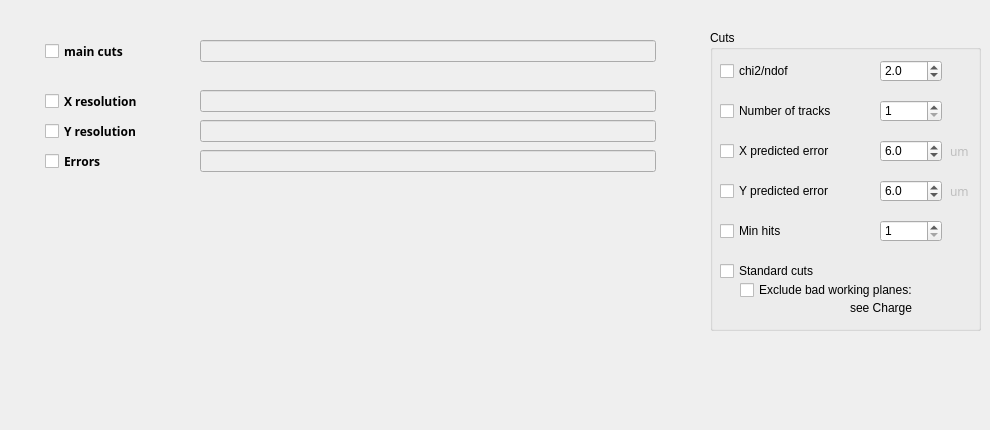
   <widget class="QWidget" name="resolutionT">
    <attribute name="title">
     <string>Resolution</string>
    </attribute>
    <widget class="QGroupBox" name="resolutionCutsGB">
     <property name="geometry">
      <rect>
       <x>710</x>
       <y>30</y>
       <width>271</width>
       <height>301</height>
      </rect>
     </property>
     <property name="title">
      <string>Cuts</string>
     </property>
     <widget class="QCheckBox" name="chi2ResolutionCutCB">
      <property name="geometry">
       <rect>
        <x>10</x>
        <y>30</y>
        <width>93</width>
        <height>22</height>
       </rect>
      </property>
      <property name="text">
       <string>chi2/ndof</string>
      </property>
     </widget>
     <widget class="QDoubleSpinBox" name="chi2ResolutionCutSB">
      <property name="geometry">
       <rect>
        <x>170</x>
        <y>30</y>
        <width>62</width>
        <height>22</height>
       </rect>
      </property>
      <property name="decimals">
       <number>1</number>
      </property>
      <property name="minimum">
       <double>1.000000000000000</double>
      </property>
      <property name="maximum">
       <double>20.000000000000000</double>
      </property>
      <property name="singleStep">
       <double>0.500000000000000</double>
      </property>
      <property name="value">
       <double>2.000000000000000</double>
      </property>
     </widget>
     <widget class="QCheckBox" name="nTrackResolutionCutCB">
      <property name="geometry">
       <rect>
        <x>10</x>
        <y>70</y>
        <width>141</width>
        <height>22</height>
       </rect>
      </property>
      <property name="text">
       <string>Number of tracks</string>
      </property>
     </widget>
     <widget class="QSpinBox" name="nTrackResolutionCutSB">
      <property name="geometry">
       <rect>
        <x>170</x>
        <y>70</y>
        <width>62</width>
        <height>22</height>
       </rect>
      </property>
      <property name="layoutDirection">
       <enum>Qt::LeftToRight</enum>
      </property>
      <property name="minimum">
       <number>1</number>
      </property>
      <property name="maximum">
       <number>10</number>
      </property>
      <property name="value">
       <number>1</number>
      </property>
     </widget>
     <widget class="QCheckBox" name="xErrResolutionCutCB">
      <property name="geometry">
       <rect>
        <x>10</x>
        <y>110</y>
        <width>141</width>
        <height>22</height>
       </rect>
      </property>
      <property name="text">
       <string>X predicted error</string>
      </property>
     </widget>
     <widget class="QCheckBox" name="yErrResolutionCutCB">
      <property name="geometry">
       <rect>
        <x>10</x>
        <y>150</y>
        <width>141</width>
        <height>22</height>
       </rect>
      </property>
      <property name="text">
       <string>Y predicted error</string>
      </property>
     </widget>
     <widget class="QDoubleSpinBox" name="xErrResolutionCutSB">
      <property name="geometry">
       <rect>
        <x>170</x>
        <y>110</y>
        <width>62</width>
        <height>22</height>
       </rect>
      </property>
      <property name="decimals">
       <number>1</number>
      </property>
      <property name="minimum">
       <double>0.000000000000000</double>
      </property>
      <property name="maximum">
       <double>50.000000000000000</double>
      </property>
      <property name="singleStep">
       <double>0.500000000000000</double>
      </property>
      <property name="value">
       <double>6.000000000000000</double>
      </property>
     </widget>
     <widget class="QDoubleSpinBox" name="yErrResolutionCutSB">
      <property name="geometry">
       <rect>
        <x>170</x>
        <y>150</y>
        <width>62</width>
        <height>22</height>
       </rect>
      </property>
      <property name="decimals">
       <number>1</number>
      </property>
      <property name="minimum">
       <double>0.000000000000000</double>
      </property>
      <property name="maximum">
       <double>50.000000000000000</double>
      </property>
      <property name="singleStep">
       <double>0.500000000000000</double>
      </property>
      <property name="value">
       <double>6.000000000000000</double>
      </property>
     </widget>
     <widget class="QLabel" name="xErrResolutionLB">
      <property name="enabled">
       <bool>false</bool>
      </property>
      <property name="geometry">
       <rect>
        <x>240</x>
        <y>110</y>
        <width>31</width>
        <height>22</height>
       </rect>
      </property>
      <property name="font">
       <font>
        <family>Sans Serif</family>
        <weight>50</weight>
        <bold>false</bold>
       </font>
      </property>
      <property name="text">
       <string>um</string>
      </property>
     </widget>
     <widget class="QLabel" name="yErrResolutionLB">
      <property name="enabled">
       <bool>false</bool>
      </property>
      <property name="geometry">
       <rect>
        <x>240</x>
        <y>150</y>
        <width>31</width>
        <height>22</height>
       </rect>
      </property>
      <property name="font">
       <font>
        <family>Sans Serif</family>
        <weight>50</weight>
        <bold>false</bold>
       </font>
      </property>
      <property name="text">
       <string>um</string>
      </property>
     </widget>
     <widget class="QSpinBox" name="hitsResolutionCutSB">
      <property name="geometry">
       <rect>
        <x>170</x>
        <y>190</y>
        <width>62</width>
        <height>22</height>
       </rect>
      </property>
      <property name="layoutDirection">
       <enum>Qt::LeftToRight</enum>
      </property>
      <property name="minimum">
       <number>1</number>
      </property>
      <property name="maximum">
       <number>50</number>
      </property>
      <property name="value">
       <number>1</number>
      </property>
     </widget>
     <widget class="QCheckBox" name="hitsResolutionCutCB">
      <property name="geometry">
       <rect>
        <x>10</x>
        <y>190</y>
        <width>131</width>
        <height>22</height>
       </rect>
      </property>
      <property name="text">
       <string>Min hits</string>
      </property>
     </widget>
     <widget class="customCheckBox" name="resolutionStandardCutsCB">
      <property name="geometry">
       <rect>
        <x>10</x>
        <y>230</y>
        <width>131</width>
        <height>22</height>
       </rect>
      </property>
      <property name="text">
       <string>Standard cuts</string>
      </property>
     </widget>
     <widget class="customCheckBox" name="excludeBadPlanesResolutionCB">
      <property name="geometry">
       <rect>
        <x>30</x>
        <y>250</y>
        <width>231</width>
        <height>20</height>
       </rect>
      </property>
      <property name="text">
       <string>Exclude bad working planes:</string>
      </property>
     </widget>
     <widget class="QLabel" name="label_6">
      <property name="geometry">
       <rect>
        <x>140</x>
        <y>270</y>
        <width>71</width>
        <height>16</height>
       </rect>
      </property>
      <property name="text">
       <string>see Charge</string>
      </property>
     </widget>
    </widget>
    <widget class="customLineEdit" name="resolutionMainCutsLE">
     <property name="enabled">
      <bool>false</bool>
     </property>
     <property name="geometry">
      <rect>
       <x>200</x>
       <y>40</y>
       <width>456</width>
       <height>22</height>
      </rect>
     </property>
     <property name="palette">
      <palette>
       <active>
        <colorrole role="Text">
         <brush brushstyle="SolidPattern">
          <color alpha="255">
           <red>0</red>
           <green>0</green>
           <blue>255</blue>
          </color>
         </brush>
        </colorrole>
       </active>
       <inactive>
        <colorrole role="Text">
         <brush brushstyle="SolidPattern">
          <color alpha="255">
           <red>0</red>
           <green>0</green>
           <blue>255</blue>
          </color>
         </brush>
        </colorrole>
       </inactive>
       <disabled>
        <colorrole role="Text">
         <brush brushstyle="SolidPattern">
          <color alpha="255">
           <red>118</red>
           <green>118</green>
           <blue>117</blue>
          </color>
         </brush>
        </colorrole>
       </disabled>
      </palette>
     </property>
     <property name="font">
      <font>
       <weight>75</weight>
       <bold>true</bold>
      </font>
     </property>
     <property name="toolTip">
      <string>&lt;!DOCTYPE HTML PUBLIC &quot;-//W3C//DTD HTML 4.0//EN&quot; &quot;http://www.w3.org/TR/REC-html40/strict.dtd&quot;&gt;
&lt;html&gt;&lt;head&gt;&lt;meta name=&quot;qrichtext&quot; content=&quot;1&quot; /&gt;&lt;style type=&quot;text/css&quot;&gt;
p, li { white-space: pre-wrap; }
&lt;/style&gt;&lt;/head&gt;&lt;body style=&quot; font-family:'Sans Serif'; font-size:9pt; font-weight:400; font-style:normal;&quot;&gt;
&lt;table style=&quot;-qt-table-type: root; margin-top:4px; margin-bottom:4px; margin-left:4px; margin-right:4px;&quot;&gt;
&lt;tr&gt;
&lt;td style=&quot;border: none;&quot;&gt;
&lt;p align=&quot;center&quot; style=&quot; margin-top:0px; margin-bottom:0px; margin-left:0px; margin-right:0px; -qt-block-indent:0; text-indent:0px;&quot;&gt;&lt;span style=&quot; font-size:18pt; font-weight:600; text-decoration: underline; color:#0000ff;&quot;&gt;ROOT filename&lt;/span&gt;&lt;/p&gt;
&lt;p style=&quot;-qt-paragraph-type:empty; margin-top:0px; margin-bottom:0px; margin-left:0px; margin-right:0px; -qt-block-indent:0; text-indent:0px;&quot;&gt;&lt;/p&gt;
&lt;p style=&quot; margin-top:0px; margin-bottom:0px; margin-left:0px; margin-right:0px; -qt-block-indent:0; text-indent:0px;&quot;&gt;The full path of the selected ROOT&lt;/p&gt;
&lt;p style=&quot; margin-top:0px; margin-bottom:0px; margin-left:0px; margin-right:0px; -qt-block-indent:0; text-indent:0px;&quot;&gt;input data file (these files contain&lt;/p&gt;
&lt;p style=&quot; margin-top:0px; margin-bottom:0px; margin-left:0px; margin-right:0px; -qt-block-indent:0; text-indent:0px;&quot;&gt;event objects).&lt;/p&gt;&lt;/td&gt;&lt;/tr&gt;&lt;/table&gt;&lt;/body&gt;&lt;/html&gt;</string>
     </property>
     <property name="text">
      <string/>
     </property>
     <property name="readOnly">
      <bool>false</bool>
     </property>
    </widget>
    <widget class="QCheckBox" name="resolutionMainCutsCB">
     <property name="geometry">
      <rect>
       <x>45</x>
       <y>40</y>
       <width>106</width>
       <height>22</height>
      </rect>
     </property>
     <property name="font">
      <font>
       <family>Sans Serif</family>
       <weight>75</weight>
       <bold>true</bold>
      </font>
     </property>
     <property name="text">
      <string>main cuts</string>
     </property>
    </widget>
    <widget class="TQtWidget" name="resolutionCanvasW" native="true">
     <property name="geometry">
      <rect>
       <x>25</x>
       <y>190</y>
       <width>676</width>
       <height>231</height>
      </rect>
     </property>
    </widget>
    <widget class="QCheckBox" name="resolutionCuts2CB">
     <property name="geometry">
      <rect>
       <x>45</x>
       <y>90</y>
       <width>121</width>
       <height>22</height>
      </rect>
     </property>
     <property name="font">
      <font>
       <family>Sans Serif</family>
       <weight>75</weight>
       <bold>true</bold>
      </font>
     </property>
     <property name="text">
      <string>X resolution</string>
     </property>
    </widget>
    <widget class="customLineEdit" name="resolutionCuts2LE">
     <property name="enabled">
      <bool>false</bool>
     </property>
     <property name="geometry">
      <rect>
       <x>200</x>
       <y>90</y>
       <width>456</width>
       <height>22</height>
      </rect>
     </property>
     <property name="palette">
      <palette>
       <active>
        <colorrole role="Text">
         <brush brushstyle="SolidPattern">
          <color alpha="255">
           <red>0</red>
           <green>0</green>
           <blue>255</blue>
          </color>
         </brush>
        </colorrole>
       </active>
       <inactive>
        <colorrole role="Text">
         <brush brushstyle="SolidPattern">
          <color alpha="255">
           <red>0</red>
           <green>0</green>
           <blue>255</blue>
          </color>
         </brush>
        </colorrole>
       </inactive>
       <disabled>
        <colorrole role="Text">
         <brush brushstyle="SolidPattern">
          <color alpha="255">
           <red>118</red>
           <green>118</green>
           <blue>117</blue>
          </color>
         </brush>
        </colorrole>
       </disabled>
      </palette>
     </property>
     <property name="font">
      <font>
       <weight>75</weight>
       <bold>true</bold>
      </font>
     </property>
     <property name="toolTip">
      <string>&lt;!DOCTYPE HTML PUBLIC &quot;-//W3C//DTD HTML 4.0//EN&quot; &quot;http://www.w3.org/TR/REC-html40/strict.dtd&quot;&gt;
&lt;html&gt;&lt;head&gt;&lt;meta name=&quot;qrichtext&quot; content=&quot;1&quot; /&gt;&lt;style type=&quot;text/css&quot;&gt;
p, li { white-space: pre-wrap; }
&lt;/style&gt;&lt;/head&gt;&lt;body style=&quot; font-family:'Sans Serif'; font-size:9pt; font-weight:400; font-style:normal;&quot;&gt;
&lt;table style=&quot;-qt-table-type: root; margin-top:4px; margin-bottom:4px; margin-left:4px; margin-right:4px;&quot;&gt;
&lt;tr&gt;
&lt;td style=&quot;border: none;&quot;&gt;
&lt;p align=&quot;center&quot; style=&quot; margin-top:0px; margin-bottom:0px; margin-left:0px; margin-right:0px; -qt-block-indent:0; text-indent:0px;&quot;&gt;&lt;span style=&quot; font-size:18pt; font-weight:600; text-decoration: underline; color:#0000ff;&quot;&gt;ROOT filename&lt;/span&gt;&lt;/p&gt;
&lt;p style=&quot;-qt-paragraph-type:empty; margin-top:0px; margin-bottom:0px; margin-left:0px; margin-right:0px; -qt-block-indent:0; text-indent:0px;&quot;&gt;&lt;/p&gt;
&lt;p style=&quot; margin-top:0px; margin-bottom:0px; margin-left:0px; margin-right:0px; -qt-block-indent:0; text-indent:0px;&quot;&gt;The full path of the selected ROOT&lt;/p&gt;
&lt;p style=&quot; margin-top:0px; margin-bottom:0px; margin-left:0px; margin-right:0px; -qt-block-indent:0; text-indent:0px;&quot;&gt;input data file (these files contain&lt;/p&gt;
&lt;p style=&quot; margin-top:0px; margin-bottom:0px; margin-left:0px; margin-right:0px; -qt-block-indent:0; text-indent:0px;&quot;&gt;event objects).&lt;/p&gt;&lt;/td&gt;&lt;/tr&gt;&lt;/table&gt;&lt;/body&gt;&lt;/html&gt;</string>
     </property>
     <property name="text">
      <string/>
     </property>
     <property name="readOnly">
      <bool>false</bool>
     </property>
    </widget>
    <widget class="QCheckBox" name="resolutionCuts3CB">
     <property name="geometry">
      <rect>
       <x>45</x>
       <y>120</y>
       <width>121</width>
       <height>22</height>
      </rect>
     </property>
     <property name="font">
      <font>
       <family>Sans Serif</family>
       <weight>75</weight>
       <bold>true</bold>
      </font>
     </property>
     <property name="text">
      <string>Y resolution</string>
     </property>
    </widget>
    <widget class="customLineEdit" name="resolutionCuts3LE">
     <property name="enabled">
      <bool>false</bool>
     </property>
     <property name="geometry">
      <rect>
       <x>200</x>
       <y>120</y>
       <width>456</width>
       <height>22</height>
      </rect>
     </property>
     <property name="palette">
      <palette>
       <active>
        <colorrole role="Text">
         <brush brushstyle="SolidPattern">
          <color alpha="255">
           <red>0</red>
           <green>0</green>
           <blue>255</blue>
          </color>
         </brush>
        </colorrole>
       </active>
       <inactive>
        <colorrole role="Text">
         <brush brushstyle="SolidPattern">
          <color alpha="255">
           <red>0</red>
           <green>0</green>
           <blue>255</blue>
          </color>
         </brush>
        </colorrole>
       </inactive>
       <disabled>
        <colorrole role="Text">
         <brush brushstyle="SolidPattern">
          <color alpha="255">
           <red>118</red>
           <green>118</green>
           <blue>117</blue>
          </color>
         </brush>
        </colorrole>
       </disabled>
      </palette>
     </property>
     <property name="font">
      <font>
       <weight>75</weight>
       <bold>true</bold>
      </font>
     </property>
     <property name="toolTip">
      <string>&lt;!DOCTYPE HTML PUBLIC &quot;-//W3C//DTD HTML 4.0//EN&quot; &quot;http://www.w3.org/TR/REC-html40/strict.dtd&quot;&gt;
&lt;html&gt;&lt;head&gt;&lt;meta name=&quot;qrichtext&quot; content=&quot;1&quot; /&gt;&lt;style type=&quot;text/css&quot;&gt;
p, li { white-space: pre-wrap; }
&lt;/style&gt;&lt;/head&gt;&lt;body style=&quot; font-family:'Sans Serif'; font-size:9pt; font-weight:400; font-style:normal;&quot;&gt;
&lt;table style=&quot;-qt-table-type: root; margin-top:4px; margin-bottom:4px; margin-left:4px; margin-right:4px;&quot;&gt;
&lt;tr&gt;
&lt;td style=&quot;border: none;&quot;&gt;
&lt;p align=&quot;center&quot; style=&quot; margin-top:0px; margin-bottom:0px; margin-left:0px; margin-right:0px; -qt-block-indent:0; text-indent:0px;&quot;&gt;&lt;span style=&quot; font-size:18pt; font-weight:600; text-decoration: underline; color:#0000ff;&quot;&gt;ROOT filename&lt;/span&gt;&lt;/p&gt;
&lt;p style=&quot;-qt-paragraph-type:empty; margin-top:0px; margin-bottom:0px; margin-left:0px; margin-right:0px; -qt-block-indent:0; text-indent:0px;&quot;&gt;&lt;/p&gt;
&lt;p style=&quot; margin-top:0px; margin-bottom:0px; margin-left:0px; margin-right:0px; -qt-block-indent:0; text-indent:0px;&quot;&gt;The full path of the selected ROOT&lt;/p&gt;
&lt;p style=&quot; margin-top:0px; margin-bottom:0px; margin-left:0px; margin-right:0px; -qt-block-indent:0; text-indent:0px;&quot;&gt;input data file (these files contain&lt;/p&gt;
&lt;p style=&quot; margin-top:0px; margin-bottom:0px; margin-left:0px; margin-right:0px; -qt-block-indent:0; text-indent:0px;&quot;&gt;event objects).&lt;/p&gt;&lt;/td&gt;&lt;/tr&gt;&lt;/table&gt;&lt;/body&gt;&lt;/html&gt;</string>
     </property>
     <property name="text">
      <string/>
     </property>
     <property name="readOnly">
      <bool>false</bool>
     </property>
    </widget>
    <widget class="QCheckBox" name="resolutionCuts4CB">
     <property name="geometry">
      <rect>
       <x>45</x>
       <y>150</y>
       <width>121</width>
       <height>22</height>
      </rect>
     </property>
     <property name="font">
      <font>
       <family>Sans Serif</family>
       <weight>75</weight>
       <bold>true</bold>
      </font>
     </property>
     <property name="text">
      <string>Errors</string>
     </property>
    </widget>
    <widget class="customLineEdit" name="resolutionCuts4LE">
     <property name="enabled">
      <bool>false</bool>
     </property>
     <property name="geometry">
      <rect>
       <x>200</x>
       <y>150</y>
       <width>456</width>
       <height>22</height>
      </rect>
     </property>
     <property name="palette">
      <palette>
       <active>
        <colorrole role="Text">
         <brush brushstyle="SolidPattern">
          <color alpha="255">
           <red>0</red>
           <green>0</green>
           <blue>255</blue>
          </color>
         </brush>
        </colorrole>
       </active>
       <inactive>
        <colorrole role="Text">
         <brush brushstyle="SolidPattern">
          <color alpha="255">
           <red>0</red>
           <green>0</green>
           <blue>255</blue>
          </color>
         </brush>
        </colorrole>
       </inactive>
       <disabled>
        <colorrole role="Text">
         <brush brushstyle="SolidPattern">
          <color alpha="255">
           <red>118</red>
           <green>118</green>
           <blue>117</blue>
          </color>
         </brush>
        </colorrole>
       </disabled>
      </palette>
     </property>
     <property name="font">
      <font>
       <weight>75</weight>
       <bold>true</bold>
      </font>
     </property>
     <property name="toolTip">
      <string>&lt;!DOCTYPE HTML PUBLIC &quot;-//W3C//DTD HTML 4.0//EN&quot; &quot;http://www.w3.org/TR/REC-html40/strict.dtd&quot;&gt;
&lt;html&gt;&lt;head&gt;&lt;meta name=&quot;qrichtext&quot; content=&quot;1&quot; /&gt;&lt;style type=&quot;text/css&quot;&gt;
p, li { white-space: pre-wrap; }
&lt;/style&gt;&lt;/head&gt;&lt;body style=&quot; font-family:'Sans Serif'; font-size:9pt; font-weight:400; font-style:normal;&quot;&gt;
&lt;table style=&quot;-qt-table-type: root; margin-top:4px; margin-bottom:4px; margin-left:4px; margin-right:4px;&quot;&gt;
&lt;tr&gt;
&lt;td style=&quot;border: none;&quot;&gt;
&lt;p align=&quot;center&quot; style=&quot; margin-top:0px; margin-bottom:0px; margin-left:0px; margin-right:0px; -qt-block-indent:0; text-indent:0px;&quot;&gt;&lt;span style=&quot; font-size:18pt; font-weight:600; text-decoration: underline; color:#0000ff;&quot;&gt;ROOT filename&lt;/span&gt;&lt;/p&gt;
&lt;p style=&quot;-qt-paragraph-type:empty; margin-top:0px; margin-bottom:0px; margin-left:0px; margin-right:0px; -qt-block-indent:0; text-indent:0px;&quot;&gt;&lt;/p&gt;
&lt;p style=&quot; margin-top:0px; margin-bottom:0px; margin-left:0px; margin-right:0px; -qt-block-indent:0; text-indent:0px;&quot;&gt;The full path of the selected ROOT&lt;/p&gt;
&lt;p style=&quot; margin-top:0px; margin-bottom:0px; margin-left:0px; margin-right:0px; -qt-block-indent:0; text-indent:0px;&quot;&gt;input data file (these files contain&lt;/p&gt;
&lt;p style=&quot; margin-top:0px; margin-bottom:0px; margin-left:0px; margin-right:0px; -qt-block-indent:0; text-indent:0px;&quot;&gt;event objects).&lt;/p&gt;&lt;/td&gt;&lt;/tr&gt;&lt;/table&gt;&lt;/body&gt;&lt;/html&gt;</string>
     </property>
     <property name="text">
      <string/>
     </property>
     <property name="readOnly">
      <bool>false</bool>
     </property>
    </widget>
   </widget>
